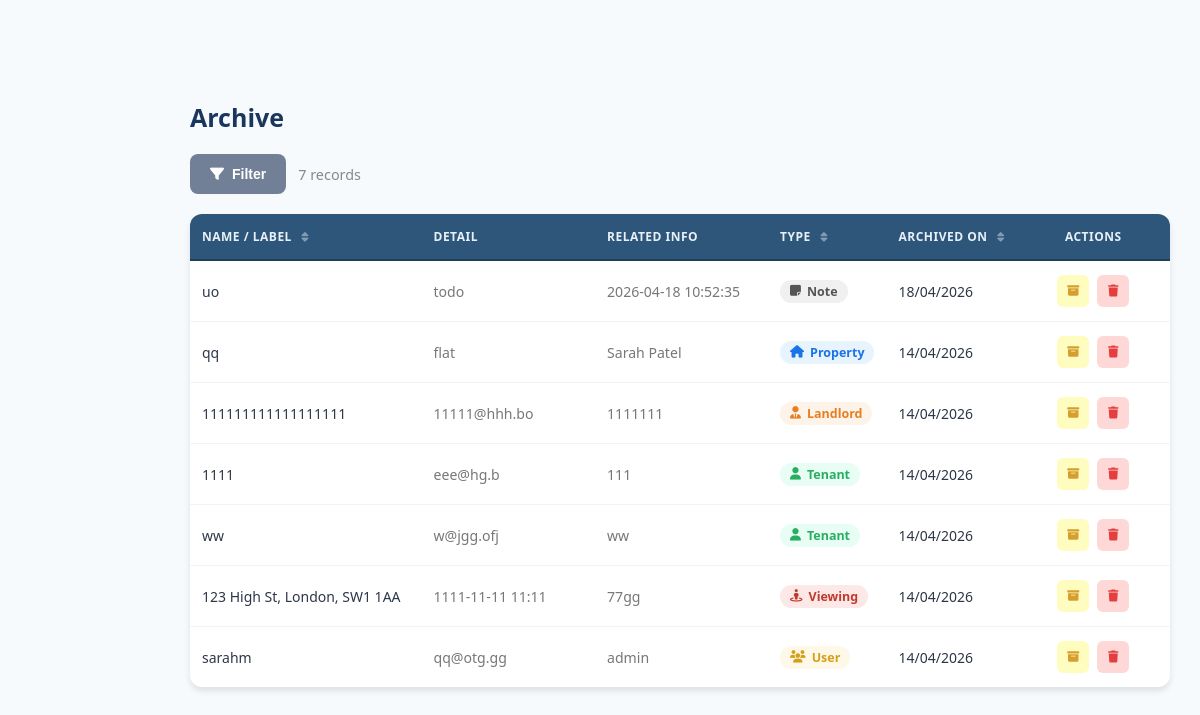
The app's page /archive.php, older data.
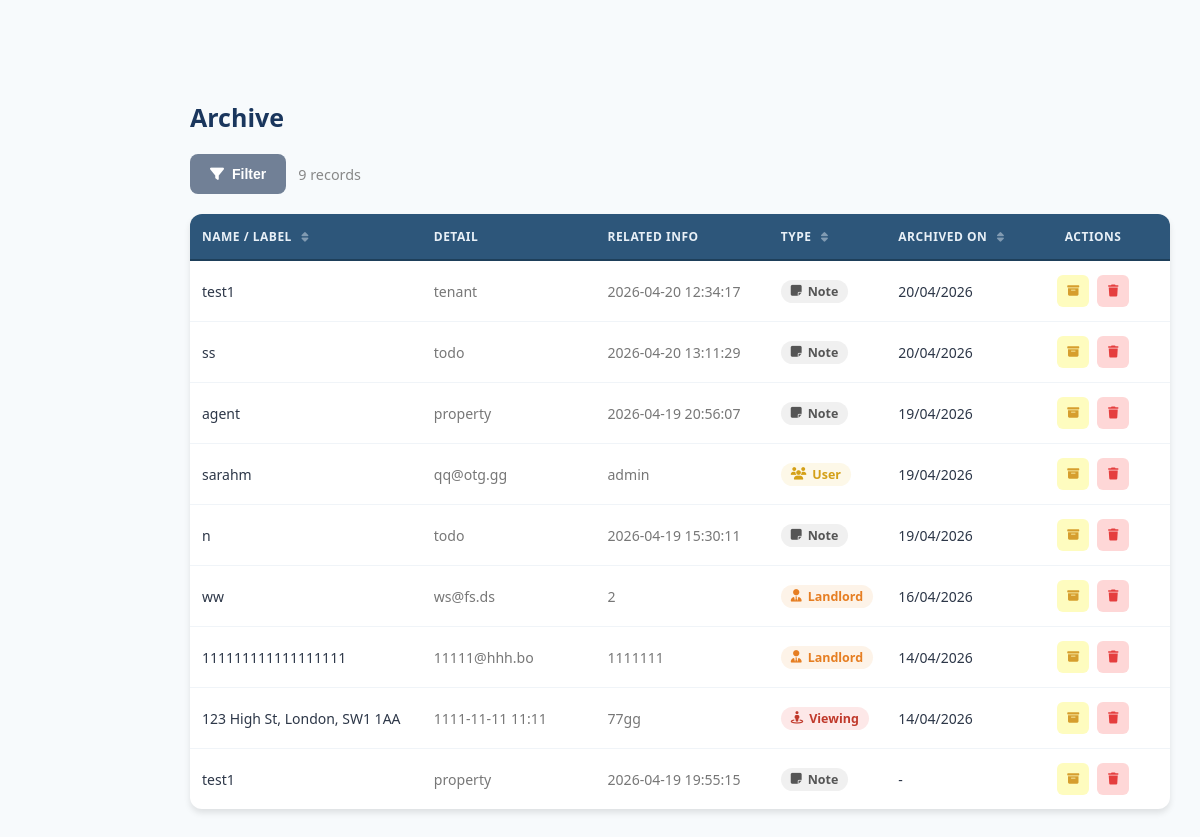
The same page, newer data.
### tables this page shows
CREATE TABLE "notes" (
	"note_id"	INTEGER,
	"note_text"	TEXT NOT NULL,
	"created_at"	TEXT NOT NULL,
	"created_by"	TEXT NOT NULL,
	"type"	TEXT NOT NULL,
	"property_id"	INTEGER,
	"landlord_id"	INTEGER,
	"tenant_id"	INTEGER,
	"payment_id"	INTEGER,
	"viewing_id"	INTEGER,
	"date_id"	INTEGER,
	"user_id"	INTEGER,
	"archived"	INTEGER NOT NULL,
	"date_archived"	TEXT,
	PRIMARY KEY("note_id" AUTOINCREMENT)
);

CREATE TABLE properties (
    property_id INTEGER PRIMARY KEY AUTOINCREMENT,
    property_address TEXT NOT NULL,
    property_type TEXT NOT NULL,
    monthly_rent REAL NOT NULL,
    landlord_id INTEGER NOT NULL,
    gas_cert_due TEXT NOT NULL,
    electric_cert_due TEXT NOT NULL,
    epc_due_date TEXT NOT NULL,
    landlord_id_expiry_date TEXT NOT NULL,
    room_count INTEGER NOT NULL,
    bathroom_count INTEGER NOT NULL,
    epc_rating TEXT NOT NULL,
    has_garden INTEGER NOT NULL,
    allowed_pets INTEGER NOT NULL,
    council_band TEXT NOT NULL,
    archived INTEGER NOT NULL,
    date_archived TEXT
);

CREATE TABLE landlords (
    landlord_id INTEGER PRIMARY KEY AUTOINCREMENT,
    name TEXT NOT NULL,
    phone TEXT NOT NULL,
    address TEXT NOT NULL,
    email TEXT NOT NULL,
    id_type TEXT NOT NULL,
    id_number TEXT NOT NULL,
    id_expiry_date TEXT NOT NULL,
    number_of_properties INTEGER NOT NULL,
    archived INTEGER NOT NULL,
    date_archived TEXT
, contact_method TEXT);

CREATE TABLE "tenants" (
	"tenant_id"	INTEGER,
	"name"	TEXT NOT NULL,
	"phone"	TEXT NOT NULL,
	"email"	TEXT NOT NULL,
	"id_type"	TEXT NOT NULL,
	"id_number"	TEXT NOT NULL,
	"id_expiry_date"	TEXT NOT NULL,
	"archived"	INTEGER NOT NULL,
	"date_archived"	TEXT, contact_method TEXT,
	PRIMARY KEY("tenant_id" AUTOINCREMENT)
);

CREATE TABLE users (
    user_id INTEGER PRIMARY KEY AUTOINCREMENT,
    username TEXT NOT NULL,
    name TEXT NOT NULL,
    phone TEXT NOT NULL,
    email TEXT NOT NULL,
    password TEXT NOT NULL,
    password_reset_date TEXT NOT NULL,
    id_number TEXT NOT NULL,
    id_expiry_date TEXT NOT NULL,
    role TEXT NOT NULL,
    archived INTEGER NOT NULL,
    date_archived TEXT
);

### archive.php (the view, shortened to what this page needs)
<?php
$dbPath = __DIR__ . '/database.db';
try {
    $pdo = new PDO('sqlite:' . $dbPath);
    $pdo->setAttribute(PDO::ATTR_ERRMODE, PDO::ERRMODE_EXCEPTION);
} catch (PDOException $e) {
    die('DB connection failed: ' . $e->getMessage());
}
$archived = [];
$rows = $pdo->query("
    SELECT p.property_id AS id,
           p.property_address AS label,
           p.property_type AS sub,
           p.date_archived,
           l.name AS related
    FROM properties p
    LEFT JOIN landlords l ON p.landlord_id = l.landlord_id
    WHERE p.archived = 1
")->fetchAll(PDO::FETCH_ASSOC);
foreach ($rows as $r) {
    $archived[] = ['type' => 'properties', 'id' => $r['id'], 'label' => $r['label'],
                   'sub' => $r['sub'], 'related' => $r['related'], 'date' => $r['date_archived']];
}
$rows = $pdo->query("
    SELECT landlord_id AS id, name AS label, email AS sub, date_archived, phone AS related
    FROM landlords WHERE archived = 1
")->fetchAll(PDO::FETCH_ASSOC);
foreach ($rows as $r) {
    $archived[] = ['type' => 'landlords', 'id' => $r['id'], 'label' => $r['label'],
                   'sub' => $r['sub'], 'related' => $r['related'], 'date' => $r['date_archived']];
}
$rows = $pdo->query("
    SELECT tenant_id AS id, name AS label, email AS sub, date_archived, phone AS related
    FROM tenants WHERE archived = 1
")->fetchAll(PDO::FETCH_ASSOC);
foreach ($rows as $r) {
    $archived[] = ['type' => 'tenants', 'id' => $r['id'], 'label' => $r['label'],
                   'sub' => $r['sub'], 'related' => $r['related'], 'date' => $r['date_archived']];
}
$rows = $pdo->query("
    SELECT viewing_bookings.booking_id AS id,
           properties.property_address AS label,
           viewing_bookings.date_time AS sub,
           viewing_bookings.date_archived,
           viewing_bookings.viewer_name AS related
    FROM viewing_bookings
    LEFT JOIN properties ON viewing_bookings.property_id = properties.property_id
    WHERE viewing_bookings.archived = 1
")->fetchAll(PDO::FETCH_ASSOC);
foreach ($rows as $r) {
    $archived[] = ['type' => 'viewing_bookings', 'id' => $r['id'], 'label' => $r['label'] ?? 'Viewing #'.$r['id'],
                   'sub' => $r['sub'], 'related' => $r['related'], 'date' => $r['date_archived']];
}
$rows = $pdo->query("
    SELECT user_id AS id, username AS label, email AS sub, date_archived, role AS related
    FROM users WHERE archived = 1
")->fetchAll(PDO::FETCH_ASSOC);
foreach ($rows as $r) {
    $archived[] = ['type' => 'users', 'id' => $r['id'], 'label' => $r['label'],
                   'sub' => $r['sub'], 'related' => $r['related'], 'date' => $r['date_archived']];
}
$rows = $pdo->query("
    SELECT note_id AS id, note_text AS label, type AS sub, date_archived, created_at AS related
    FROM notes WHERE archived = 1
")->fetchAll(PDO::FETCH_ASSOC);
foreach ($rows as $r) {
    $archived[] = ['type' => 'notes', 'id' => $r['id'], 'label' => $r['label'],
                   'sub' => $r['sub'], 'related' => $r['related'], 'date' => $r['date_archived']];
}
usort($archived, function($a, $b) {
    return strcmp($b['date'] ?? '', $a['date'] ?? '');
});
$typeConfig = [
    'properties'       => ['label' => 'Property',        'icon' => 'fa-house',         'class' => 'type-property'],
    'landlords'        => ['label' => 'Landlord',        'icon' => 'fa-user-tie',      'class' => 'type-landlord'],
    'tenants'          => ['label' => 'Tenant',          'icon' => 'fa-user',          'class' => 'type-tenant'],
    'contracts'        => ['label' => 'Contract',        'icon' => 'fa-file-contract', 'class' => 'type-contract'],
    'transactions'     => ['label' => 'Transaction',     'icon' => 'fa-credit-card',   'class' => 'type-transaction'],
    'viewing_bookings' => ['label' => 'Viewing',         'icon' => 'fa-street-view',   'class' => 'type-viewing'],
    'users'            => ['label' => 'User',            'icon' => 'fa-users',         'class' => 'type-user'],
    'notes'            => ['label' => 'Note',            'icon' => 'fa-sticky-note',   'class' => 'type-note'],
    'files'            => ['label' => 'File',            'icon' => 'fa-folder',        'class' => 'type-file'],
];
?>
<!DOCTYPE html>
<html lang="en">
<head>
    <link rel="stylesheet" href="https://cdnjs.cloudflare.com/ajax/libs/font-awesome/6.5.1/css/all.min.css">
    <link rel="stylesheet" href="style.css">
    <link rel="stylesheet" href="tables.css">
</head>
<body onload="CallNavbar();">
    <main class="main-content">
        <h1 class="page-title">Archive</h1>
        <div class="main-container">
            <div class="controls-row">
                <button class="btn-filter-toggle" id="filterToggle" onclick="toggleFilter()">
                    <i class="fa-solid fa-filter"></i> Filter
                </button>
                <span id="recordCount" class="record-count" style="color:#888;font-size:.9rem;align-self:center;"></span>
            </div>
            <div class="table-container">
                <div class="table-wrapper">
                    <?php if (empty($archived)): ?>
                        <div class="archive-empty">
                            <i class="fa-solid fa-box-archive"></i>
                            <p>No archived records found.</p>
                        </div>
                    <?php else: ?>
                    <table id="archiveTable">
                        <thead>
                            <tr>
                                <th class="sortable col-label"  onclick="sortTable('label', this)">
                                    Name / Label <i class="fa-solid fa-sort sort-icon"></i>
                                </th>
                                <th class="col-detail">Detail</th>
                                <th class="col-related">Related Info</th>
                                <th class="sortable col-type"   onclick="sortTable('type', this)">
                                    Type <i class="fa-solid fa-sort sort-icon"></i>
                                </th>
                                <th class="sortable col-date"   onclick="sortTable('date', this)">
                                    Archived On <i class="fa-solid fa-sort sort-icon"></i>
                                </th>
                                <th class="col-action">Actions</th>
                            </tr>
                        </thead>
                        <tbody id="archiveBody">
                        <?php foreach ($archived as $item):
                            $cfg   = $typeConfig[$item['type']] ?? ['label' => $item['type'], 'icon' => 'fa-box', 'class' => ''];
                            $dateF = $item['date'] ? date('d/m/Y', strtotime($item['date'])) : '-';
                        ?>
                        <tr data-type="<?= htmlspecialchars($item['type']) ?>"
                            data-label="<?= htmlspecialchars(strtolower($item['label'] ?? '')) ?>"
                            data-date="<?= $item['date'] ?? '' ?>">
                            <td class="label-cell"><?= htmlspecialchars($item['label'] ?? '-') ?></td>
                            <td class="sub-cell"><?= htmlspecialchars($item['sub'] ?? '-') ?></td>
                            <td class="sub-cell"><?= htmlspecialchars($item['related'] ?? '-') ?></td>
                            <td>
                                <span class="type-badge <?= $cfg['class'] ?>">
                                    <i class="fa-solid <?= $cfg['icon'] ?>"></i>
                                    <?= $cfg['label'] ?>
                                </span>
                            </td>
                            <td><?= $dateF ?></td>
                            <td>
                                <div class="action-buttons">
                                    <form method="POST" style="display:inline;">
                                        <button type="submit" class="action-btn action-btn-edit" title="Unarchive">
                                            <i class="fa-solid fa-box-archive"></i>
                                        </button>
                                    </form>
                                    <form method="POST" style="display:inline;">
                                        <button type="submit" class="action-btn action-btn-delete" title="Delete permanently"
                                            onclick="return confirm('Permanently delete this <?= $cfg['label'] ?>?\nThis cannot be undone.')">
                                            <i class="fa-solid fa-trash"></i>
                                        </button>
                                    </form>
                                </div>
                            </td>
                        </tr>
                        <?php endforeach; ?>
                        </tbody>
                    </table>
                    <?php endif; ?>
                </div>
            </div>
        </div>
    </main>
</body>
</html>

### style.css (style rules this page uses)
body { font-family: 'Segoe UI', Tahoma, Geneva, Verdana, sans-serif; background: #f7fafc; color: #2d3748; min-height: 100vh; }
* { margin: 0; padding: 0; box-sizing: border-box; cursor: default; }
.main-content { margin-top: 70px; margin-left: 160px; padding: 30px; min-height: calc(100vh - 70px); max-width: calc(100vw - 160px); overflow-x: hidden; }
.page-title { font-size: 25px; font-weight: 700; color: #1a365d; margin-bottom: 20px; }

### tables.css (style rules this page uses)
.main-container { width: 100%; max-width: 100%; margin: 0 auto; }
.controls-row { display: flex; align-items: center; gap: 12px; margin-bottom: 20px; flex-wrap: wrap; }
.btn-filter-toggle { background: #718096; color: #ffffff; border: none; padding: 12px 20px; border-radius: 8px; font-size: 14px; font-weight: 600; cursor: pointer; transition: all 0.3s ease; display: flex; align-items: center; gap: 8px; white-space: nowrap; }
.table-container { background: #ffffff; border-radius: 12px; box-shadow: 0 4px 6px rgba(0, 0, 0, 0.1); overflow: hidden; }
.table-wrapper { overflow-x: auto; }
table { width: 100%; border-collapse: collapse; min-width: 100%; }
table thead { background: #2d567a; }
table th { padding: 14px 12px; text-align: left; font-size: 12px; font-weight: 600; color: #e8f0f7; text-transform: uppercase; letter-spacing: 0.5px; border-bottom: 2px solid #1e3f5a; white-space: nowrap; }
table th.sortable { cursor: pointer; user-select: none; transition: background 0.2s ease; }
table th.sortable i { margin-left: 6px; font-size: 11px; opacity: 0.45; transition: opacity 0.2s ease, color 0.2s ease; }
table tbody tr { transition: background 0.15s ease; border-bottom: 1px solid #f0f4f8; cursor: pointer; }
table tbody tr:last-child { border-bottom: none; }
table td { padding: 14px 12px; font-size: 14px; color: #2d3748; vertical-align: middle; }
.action-buttons { display: flex; gap: 8px; justify-content: center; }
.action-btn { width: 32px; height: 32px; border: none; border-radius: 6px; cursor: pointer; display: flex; align-items: center; justify-content: center; transition: all 0.2s ease; font-size: 12px; position: relative; z-index: 1; }
.action-btn-edit { background: #fefcbf; color: #d69e2e; }
.action-btn-delete { background: #fed7d7; color: #e53e3e; }
@media (max-width: 1200px) { .controls-row { flex-wrap: wrap; } }

### archive.php (style rules this page uses)
.type-badge { display: inline-flex; align-items: center; gap: 6px; padding: 3px 10px; border-radius: 20px; font-size: 0.78rem; font-weight: 600; white-space: nowrap; }
.type-landlord { background: #fdf3e8; color: #e67e22; }
.type-viewing { background: #fde8e8; color: #c0392b; }
.type-user { background: #fdf8e8; color: #d4a017; }
.type-note { background: #f0f0f0; color: #555; }
.col-label { width: 24%; }
.col-detail { width: 18%; }
.col-related { width: 18%; }
.col-type { width: 12%; }
.col-date { width: 12%; }
.col-action { width: 16%; text-align: center; }
.label-cell { font-weight: 500; }
.sub-cell { color: #777; font-size: 0.88rem; }
.type-property { background: #e8f4fd; color: #1a73e8; }
.type-tenant { background: #e8fdf3; color: #27ae60; }

Row changes from the older to the newer data that the page shows:
removed notes: note_text "uo", type "todo", created_at "2026-04-18 10:52:35", label "Note", date_archived "18/04/2026"
removed properties: property_address "qq", property_type "flat", landlord.name "Sarah Patel", label "Property", date_archived "14/04/2026"
removed tenants: name "1111", email "eee@hg.b", phone "111", label "Tenant", date_archived "14/04/2026"
removed tenants: name "ww", email "w@jgg.ofj", phone "ww", label "Tenant", date_archived "14/04/2026"
added notes: note_text "test1", type "tenant", created_at "2026-04-20 12:34:17", label "Note", date_archived "20/04/2026"
added notes: note_text "ss", type "todo", created_at "2026-04-20 13:11:29", label "Note", date_archived "20/04/2026"
added notes: note_text "agent", type "property", created_at "2026-04-19 20:56:07", label "Note", date_archived "19/04/2026"
changed users "qq@otg.gg": date_archived "14/04/2026" → "19/04/2026"; moves up the list
added notes: note_text "n", type "todo", created_at "2026-04-19 15:30:11", label "Note", date_archived "19/04/2026"
added landlords: name "ww", email "ws@fs.ds", phone "2", label "Landlord", date_archived "16/04/2026"
added notes: note_text "test1", type "property", created_at "2026-04-19 19:55:15", label "Note", date_archived "-"
Text that changed along with them:
text written by a page script: "7 records" → "9 records"
